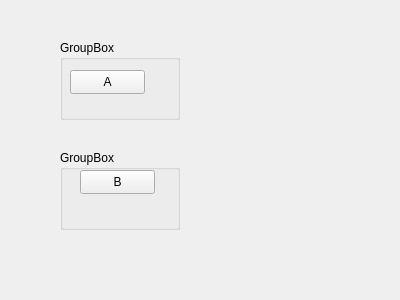
<?xml version="1.0" encoding="UTF-8"?>
<ui version="4.0">
 <class>Form</class>
 <widget class="QWidget" name="Form">
  <property name="geometry">
   <rect>
    <x>0</x>
    <y>0</y>
    <width>400</width>
    <height>300</height>
   </rect>
  </property>
  <property name="windowTitle">
   <string>Form</string>
  </property>
  <widget class="QGroupBox" name="groupBox">
   <property name="geometry">
    <rect>
     <x>60</x>
     <y>40</y>
     <width>120</width>
     <height>80</height>
    </rect>
   </property>
   <property name="title">
    <string>GroupBox</string>
   </property>
   <widget class="QPushButton" name="pushButton">
    <property name="geometry">
     <rect>
      <x>10</x>
      <y>30</y>
      <width>75</width>
      <height>24</height>
     </rect>
    </property>
    <property name="text">
     <string>A</string>
    </property>
   </widget>
  </widget>
  <widget class="QGroupBox" name="groupBox_2">
   <property name="geometry">
    <rect>
     <x>60</x>
     <y>150</y>
     <width>120</width>
     <height>80</height>
    </rect>
   </property>
   <property name="title">
    <string>GroupBox</string>
   </property>
   <widget class="QPushButton" name="pushButton_2">
    <property name="geometry">
     <rect>
      <x>20</x>
      <y>20</y>
      <width>75</width>
      <height>24</height>
     </rect>
    </property>
    <property name="text">
     <string>B</string>
    </property>
   </widget>
  </widget>
 </widget>
 <resources/>
 <connections/>
</ui>
